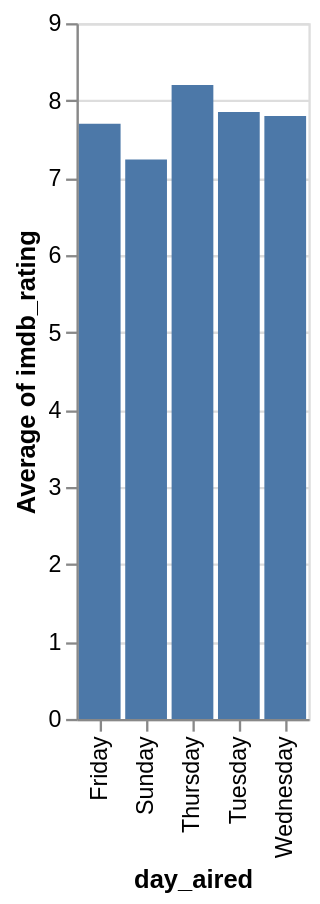

The notebook cell saved with this chart:
### Code cell
alt.Chart(df).mark_bar().encode(
    x='day_aired',
    y='average(imdb_rating)'
)

### Figure 1 — Vega-Lite specification as saved in the notebook (floating-point values rounded to 4 significant figures; data arrays with more than 128 entries replaced by an {"elided": "..."} marker saying what was removed)
{"config": {"view": {"continuousWidth": 300, "continuousHeight": 300}}, "data": {"name": "data-9edc062a004efa67214457a12f5c221d"}, "mark": {"type": "bar"}, "encoding": {"x": {"field": "day_aired", "type": "nominal"}, "y": {"aggregate": "average", "field": "imdb_rating", "type": "quantitative"}}, "$schema": "https://vega.github.io/schema/vega-lite/v5.20.1.json", "datasets": {"data-9edc062a004efa67214457a12f5c221d": {"elided": "600 records"}}}
